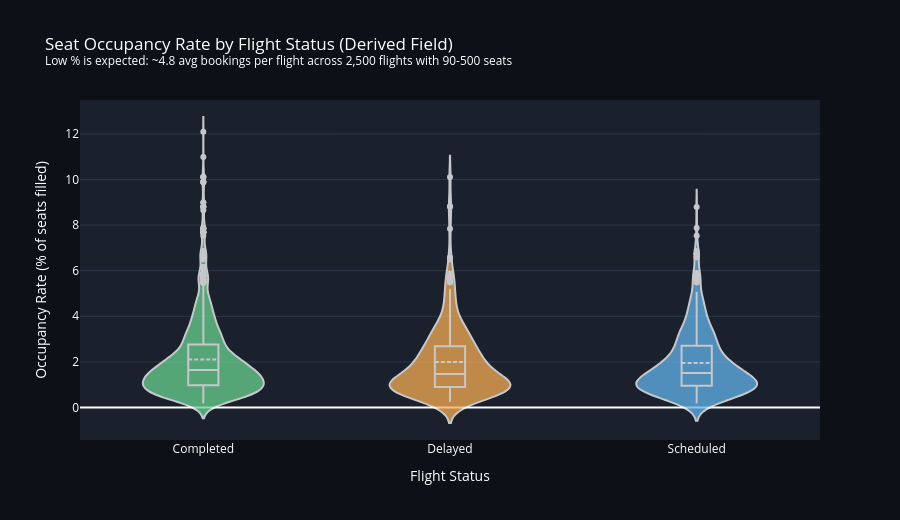

Notebook source saved alongside this figure:
### Code cell
status_colors = {
    'completed':  '#68D391',
    'scheduled':  '#63B3ED',
    'delayed':    '#F6AD55',
    'cancelled':  '#FC8181',
}

fig3 = go.Figure()
for status, group in df_occ.groupby('status'):
    fig3.add_trace(go.Violin(
        y=group['occupancy_rate'],
        name=status.capitalize(),
        box_visible=True,
        meanline_visible=True,
        fillcolor=status_colors.get(status, '#A0AEC0'),
        opacity=0.75,
        line_color='white',
        points='outliers',
    ))

fig3.update_layout(
    title='Seat Occupancy Rate by Flight Status (Derived Field)<br>'
          '<sup>Low % is expected: ~4.8 avg bookings per flight across 2,500 flights with 90-500 seats</sup>',
    yaxis_title='Occupancy Rate (% of seats filled)',
    xaxis_title='Flight Status',
    plot_bgcolor='#1a202c',
    paper_bgcolor='#0d1117',
    font_color='white',
    height=520,
    showlegend=False,
)
fig3.update_yaxes(gridcolor='#2d3748')
fig3.show()

### Figure 1 — Plotly figure (JSON) as saved in the notebook; plotly's stock layout.template omitted (floating-point values rounded to 4 significant figures; data arrays with more than 128 entries replaced by an {"elided": "..."} marker saying what was removed)
{"data": [{"box": {"visible": true}, "fillcolor": "#68D391", "line": {"color": "white"}, "meanline": {"visible": true}, "name": "Completed", "opacity": 0.75, "points": "outliers", "type": "violin", "y": {"elided": "1472 float values"}}, {"box": {"visible": true}, "fillcolor": "#F6AD55", "line": {"color": "white"}, "meanline": {"visible": true}, "name": "Delayed", "opacity": 0.75, "points": "outliers", "type": "violin", "y": {"elided": "252 float values"}}, {"box": {"visible": true}, "fillcolor": "#63B3ED", "line": {"color": "white"}, "meanline": {"visible": true}, "name": "Scheduled", "opacity": 0.75, "points": "outliers", "type": "violin", "y": {"elided": "628 float values"}}], "layout": {"font": {"color": "white"}, "height": 520, "paper_bgcolor": "#0d1117", "plot_bgcolor": "#1a202c", "showlegend": false, "title": {"text": "Seat Occupancy Rate by Flight Status (Derived Field)<br><sup>Low % is expected: ~4.8 avg bookings per flight across 2,500 flights with 90-500 seats</sup>"}, "xaxis": {"title": {"text": "Flight Status"}}, "yaxis": {"gridcolor": "#2d3748", "title": {"text": "Occupancy Rate (% of seats filled)"}}}}
